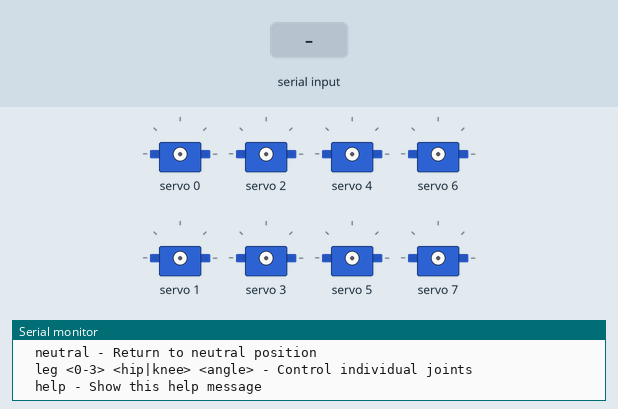
Simulated run of this sketch. Board: Arduino Uno, built with avr-gcc and run on an emulated ATmega328P. Parts: 8 × servo, the last lines printed to the serial monitor. Inputs (shaded band) come from the test bench.

Above: at 2.3 s.
2.4 s: "stand\n" received over Serial
At 4.1 s:
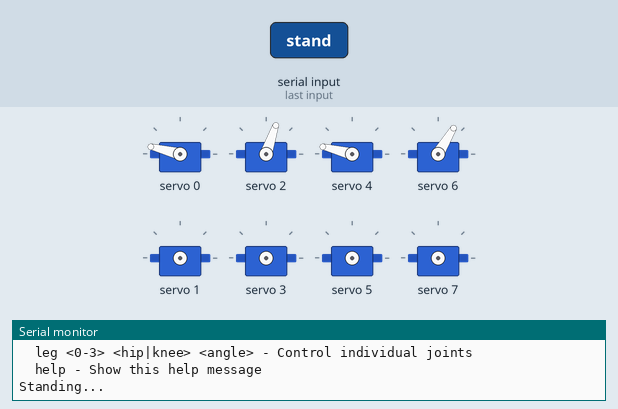
4.4 s: "sit\n" received over Serial
At 5.2 s:
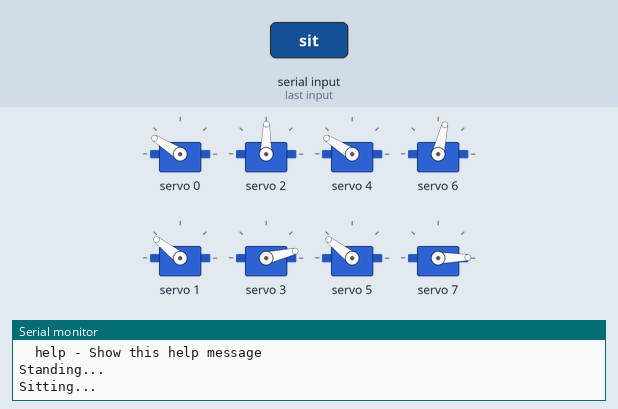
6.4 s: "down\n" received over Serial
At 7.5 s:
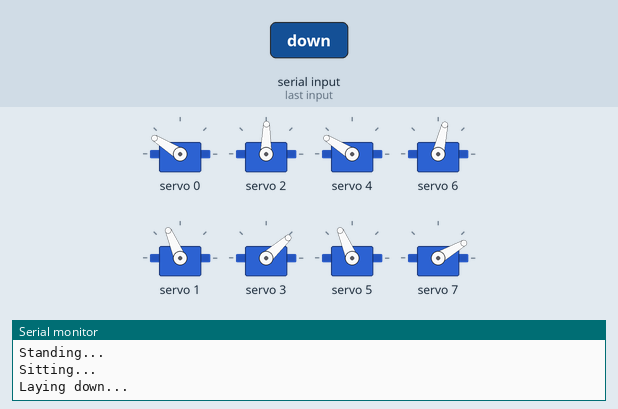
8.2 s: "walk\n" received over Serial
At 8.9 s:
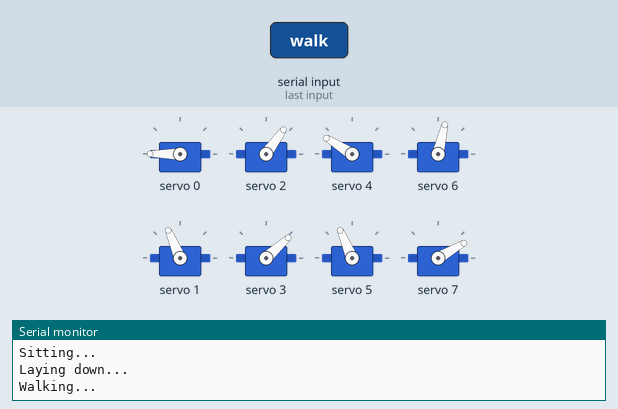
10.0 s: "neutral\n" received over Serial
At 10.48 s:
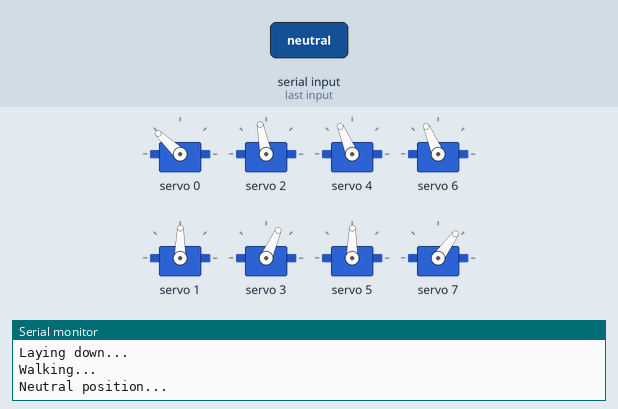
Timing chart, 0 to 13.0 s (numbered marks = the images above; inputs shaded):
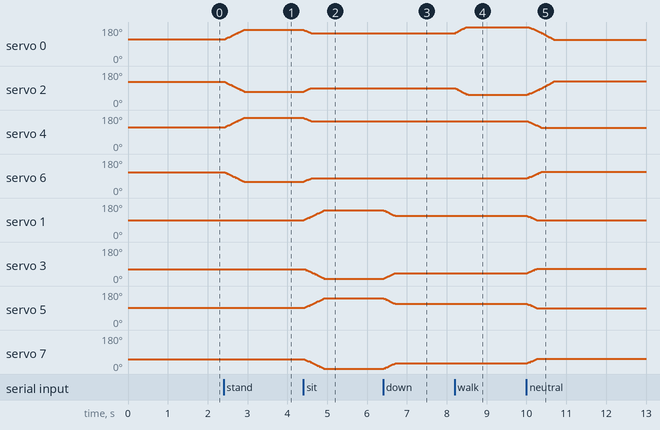

Measured:
- after the input at 2.4 s, servo 0, servo 4: moves from 115° to 166° over 0.48 s, starting at once; servo 2: moves from 122° to 71° over 0.48 s, starting at once; servo 6: moves from 111° to 59° over 0.48 s, starting at once
- after the input at 4.4 s, servo 0, servo 4: 166° → 148° at once; servo 2: 71° → 89° at once; servo 6: 59° → 77° at once; servo 1: moves from 90° to 142° over 0.53 s, starting at once; servo 3: moves from 63° to 13° over 0.48 s, starting at once
- after the input at 6.4 s, servo 1, servo 5: moves from 142° to 113° over 0.28 s, starting at once; servo 3: moves from 13° to 42° over 0.28 s, starting at once; servo 7: moves from 1° to 30° over 0.28 s, starting at once
- after the input at 8.2 s, servo 0: moves from 148° to 180° over 0.27 s, starting at once; servo 2: moves from 89° to 54° over 0.31 s, starting at once
- after the input at 10.0 s, servo 0: moves from 180° to 113° over 0.64 s, starting after 0.05 s; servo 2: moves from 54° to 125° over 0.67 s, starting at once; servo 4: moves from 148° to 113° over 0.35 s, starting at once; servo 6: moves from 77° to 113° over 0.35 s, starting at once; servo 1: moves from 113° to 89° over 0.24 s, starting at once

The sketch:

main.ino
```cpp
#include <Adafruit_PWMServoDriver.h>
#include "servo.h"

#define SERVO_FREQ 50

// Robot structure
struct Leg {
  Servo hip;   // Upper joint
  Servo knee;  // Lower joint
  int legId;
};

// Global variables
Leg legs[4];
unsigned long lastUpdate = 0;
const unsigned long UPDATE_INTERVAL = 20; // 50Hz update rate
String serialCommand = "";
bool commandReceived = false;

// Servo calibration data
float servoTrims[8] = {-10, -30, 0, 50, -10, -30, -10, -60};  // knee, hip
bool servoReverse[8] = {false, false, false, true, false, false, false, false};  // Leg 1 hip and Leg 3 hip reversed

void setup() {
  Serial.begin(9600);

  // Initialize PWM driver
  pwm.begin();
  pwm.setOscillatorFrequency(27000000);
  pwm.setPWMFreq(SERVO_FREQ);

  // Initialize legs
  initializeLegs();

  // Move to neutral position
  neutralPosition();
  delay(1000);

  Serial.println("RoboPuppy Ready!");
  Serial.println("Available commands:");
  Serial.println("  stand - Make robot stand");
  Serial.println("  sit - Make robot sit");
  Serial.println("  walk - Start walking");
  Serial.println("  neutral - Return to neutral position");
  Serial.println("  leg <0-3> <hip|knee> <angle> - Control individual joints");
  Serial.println("  help - Show this help message");
}

void initializeLegs() {
  for (int i = 0; i < 4; i++) {
    legs[i].legId = i;

    // Initialize knee servo (even pins: 0,2,4,6)
    legs[i].knee.pin = i * 2;
    legs[i].knee.trim = servoTrims[i * 2];
    legs[i].knee.reverse = servoReverse[i * 2];
    legs[i].knee.legId = i;
    legs[i].knee.isHip = false;

    // Initialize hip servo (odd pins: 1,3,5,7)
    legs[i].hip.pin = i * 2 + 1;
    legs[i].hip.trim = servoTrims[i * 2 + 1];
    legs[i].hip.reverse = servoReverse[i * 2 + 1];
    legs[i].hip.legId = i;
    legs[i].hip.isHip = true;
  }
}

void neutralPosition() {
  for (int i = 0; i < 4; i++) {
    legs[i].hip.setPosition(0);    // Straight up
    legs[i].knee.setPosition(0);   // Straight leg
  }
}

void loop() {
  // Update servos at regular intervals
  if (millis() - lastUpdate >= UPDATE_INTERVAL) {
    updateServos();
    lastUpdate = millis();
  }

  // Handle Serial commands
  handleSerialCommands();
}

void updateServos() {
  for (int i = 0; i < 4; i++) {
    legs[i].hip.moveServo(legs[i].hip.targetPos, 2.0);   // 2 degrees per update
    legs[i].knee.moveServo(legs[i].knee.targetPos, 2.0);
  }
}
void stand() {
  for (int i = 0; i < 4; i++) {
    legs[i].hip.setPosition(0);
    legs[i].knee.setPosition(45);  // Slight bend for stability
  }
}

void sit() {
  for (int i = 0; i < 4; i++) {
    legs[i].hip.setPosition(45);
    legs[i].knee.setPosition(30);
  }
}

void down() {
  legs[0].hip.setPosition(20);
  legs[1].hip.setPosition(20);

  legs[2].hip.setPosition(20);
  legs[3].hip.setPosition(20);
}


void walk() {
  // Simple alternating gait
  static int phase = 0;

  switch (phase) {
    case 0: // Lift front legs
      legs[0].knee.setPosition(60);  // Front left
      legs[1].knee.setPosition(60);  // Front right
      legs[2].knee.setPosition(30);  // Back left
      legs[3].knee.setPosition(30);  // Back right
      break;

    case 1: // Move forward
      legs[0].hip.setPosition(20);
      legs[1].hip.setPosition(20);
      legs[2].hip.setPosition(-20);
      legs[3].hip.setPosition(-20);
      break;

    case 2: // Lower front legs
      legs[0].knee.setPosition(30);
      legs[1].knee.setPosition(30);
      legs[2].knee.setPosition(60);
      legs[3].knee.setPosition(60);
      break;

    case 3: // Move back
      legs[0].hip.setPosition(-20);
      legs[1].hip.setPosition(-20);
      legs[2].hip.setPosition(20);
      legs[3].hip.setPosition(20);
      break;
  }

  phase = (phase + 1) % 4;
}

void handleSerialCommands() {
  if (Serial.available()) {
    char c = Serial.read();

    if (c == '\n' || c == '\r') {
      if (serialCommand.length() > 0) {
        serialCommand.trim();
        processCommand(serialCommand);
        serialCommand = "";
      }
    } else {
      serialCommand += c;
    }
  }
}

void processCommand(String command) {
  command.toLowerCase();

  if (command == "stand") {
    stand();
    Serial.println("Standing...");
  }
  else if (command == "sit") {
    sit();
    Serial.println("Sitting...");
  }
  else if (command == "down") {
    down();
    Serial.println("Laying down...");
  }
  else if (command == "walk") {
    walk();
    Serial.println("Walking...");
  }
  else if (command == "neutral") {
    neutralPosition();
    Serial.println("Neutral position...");
  }
  else if (command == "help") {
    showHelp();
  }
  else if (command.startsWith("leg")) {
    parseLegCommand(command);
  }
  else {
    Serial.println("Unknown command: " + command);
    Serial.println("Type 'help' for available commands");
  }
}

void showHelp() {
  Serial.println("\n=== RoboPuppy Commands ===");
  Serial.println("stand     - Make robot stand up");
  Serial.println("sit       - Make robot sit down");
  Serial.println("walk      - Start walking gait");
  Serial.println("neutral   - Return to neutral position");
  Serial.println("leg <0-3> <hip|knee> <angle> - Control individual joints");
  Serial.println("help      - Show this help message");
  Serial.println("\nExamples:");
  Serial.println("  leg 0 hip 45    - Move leg 0 hip to 45 degrees");
  Serial.println("  leg 1 knee -30  - Move leg 1 knee to -30 degrees");
  Serial.println("\nLeg mapping:");
  Serial.println("  Leg 0: Front Left  (servo 0=knee, servo 1=hip)");
  Serial.println("  Leg 1: Front Right (servo 2=knee, servo 3=hip)");
  Serial.println("  Leg 2: Back Left   (servo 4=knee, servo 5=hip)");
  Serial.println("  Leg 3: Back Right  (servo 6=knee, servo 7=hip)");
}

void parseLegCommand(String command) {
  // Parse commands like "leg 0 hip 45"
  int firstSpace = command.indexOf(' ');
  int secondSpace = command.indexOf(' ', firstSpace + 1);
  int thirdSpace = command.indexOf(' ', secondSpace + 1);

  if (firstSpace > 0 && secondSpace > 0 && thirdSpace > 0) {
    int legId = command.substring(firstSpace + 1, secondSpace).toInt();
    String joint = command.substring(secondSpace + 1, thirdSpace);
    float angle = command.substring(thirdSpace + 1).toFloat();

    if (legId >= 0 && legId < 4) {
      if (joint == "hip") {
        legs[legId].hip.setPosition(angle);
        Serial.println("Leg " + String(legId) + " hip set to " + String(angle) + " degrees");
      } else if (joint == "knee") {
        legs[legId].knee.setPosition(angle);
        Serial.println("Leg " + String(legId) + " knee set to " + String(angle) + " degrees");
      } else {
        Serial.println("Invalid joint. Use 'hip' or 'knee'");
      }
    } else {
      Serial.println("Invalid leg ID. Use 0-3");
    }
  } else {
    Serial.println("Invalid command format. Use: leg <0-3> <hip|knee> <angle>");
  }
}
```

servo.h
```cpp
Adafruit_PWMServoDriver pwm = Adafruit_PWMServoDriver();

struct Step {
  float pos;
  float speed;
};

class Servo {
  public:
    int pin = 0;
    float pos = 0;
    float targetPos = 0;
    float trim = 0;
    float minAngle = -90;  // Servo limits
    float maxAngle = 90;
    bool reverse = false;  // For inverted servos
    int legId = 0;         // Which leg this servo belongs to (0-3)
    bool isHip = false;    // True for hip servos, false for knee servos

    bool moveServo(float newPos, float speed) {
      // Clamp target position to servo limits
      targetPos = constrain(newPos, minAngle, maxAngle);

      // Calculate movement direction
      float diff = targetPos - pos;

      if (abs(diff) < 0.1) {
        pos = targetPos;
        return true; // Reached target
      }

      // Move towards target
      if (diff > 0) {
        pos = min(pos + speed, targetPos);
      } else {
        pos = max(pos - speed, targetPos);
      }

      // Convert to PWM value
      float angle = pos + trim;
      if (reverse) angle = -angle;

      int pwmValue = map(angle, -90, 90, 150, 600); // Adjust PWM range as needed
      pwm.setPWM(pin, 0, pwmValue);

      return false; // Still moving
    }

    // Apply hardware-specific servo inversions based on leg and joint type
    float applyHardwareInversion(float angle) {
      // Leg 3 hip servo is mounted backwards
      if (legId == 3 && isHip) {
        return -angle;
      }
      // Leg 1 and 3 knee servos are mounted backwards
      if ((legId == 1 || legId == 3) && !isHip) {
        return -angle;
      }
      return angle;
    }

    void setPosition(float angle) {
      // Apply hardware-specific inversions before setting position
      angle = applyHardwareInversion(angle);
      targetPos = constrain(angle, minAngle, maxAngle);
    }
};
```
